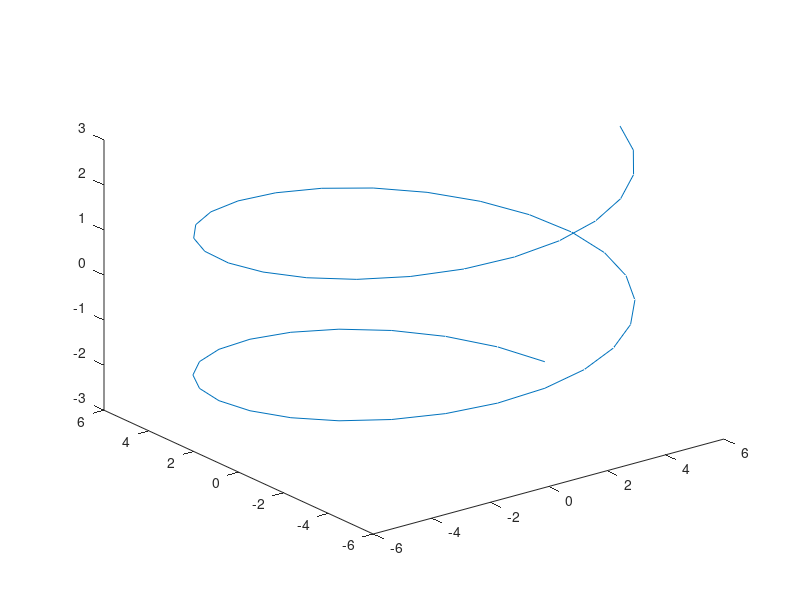

Write MATLAB code to recreate this figure.
%this program shows the change in a vector given different transformations
q = input('enter 1 for a, 2 for b, 3 for c, 4 for d, or 5 for e');
v = linspace(-6,6,50);


if q == 1
    t = 2*cos(v);
    w = 2*sin(v);
    s = .5*v;
    figure
    plot3(t,w,s);
end

if q == 2
    t = 2*(cos(v)-1);
    w = 2*sin(v);
    s = .5*v;
    figure
    plot3(t,w,s);
end

if q == 3
    t = 2*cos(v);
    w = 2*sin(v);
    s = 2*v;
    figure
    plot3(t,w,s);
end

if q == 4
    t = 2*cos(-v);
    w = 2*sin(-v);
    s = .5*(-v);
    figure
    plot3(t,w,s);
end

if q == 5
    t = 6*cos(v);
    w = 6*sin(v);
    s = .5*v;
    figure
    plot3(t,w,s);
end